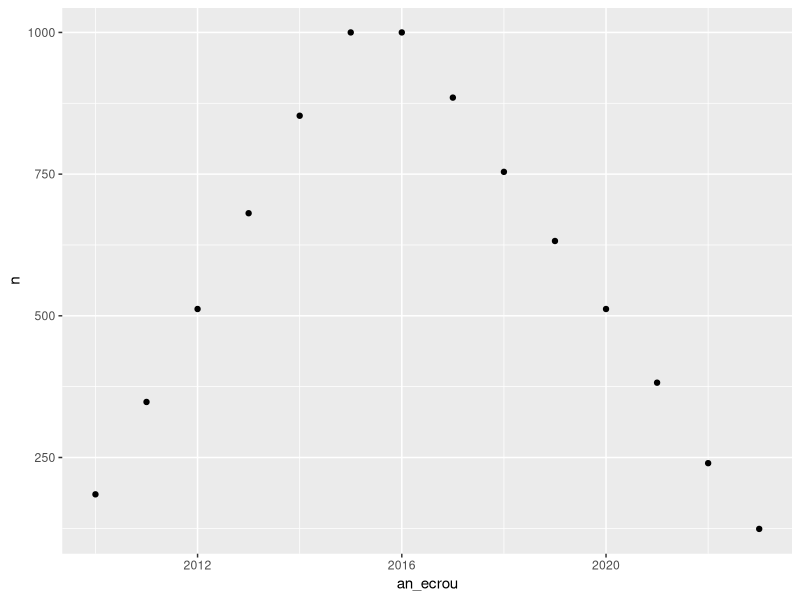

The R source for this figure:
library(tidyverse)

set.seed(2024) # aléa

ecrou <- tibble(
  per_id = str_pad(1:1000, 6, pad = "0"),
  an_deb = sample(2010:2015, 1000, replace = T),
  an_fin = sample(2016:2023, 1000, replace = T)
)

ecrou

# on veut les années entre an_deb et an_fin, avec seq() et une fonction de purrr !!!
# j'ai essayé tant de fois, le truc le plus proche était rowwise() mais sans map()
# et ça a pris 10000 ans

# inspo : https://www.r-bloggers.com/2018/09/using-purrrs-map-family-functions-in-dplyrmutate/#google_vignette

seq(2010, 2019)

(ecrou0 <- ecrou %>% 
  mutate(an_ecrou = map2(an_deb, an_fin, seq)) 
)
# an_ecrou au format liste, du coup c'est du unnest(), et pas la super fonction
# separate_wider/longer_delim
# cf decouvrir_fonctions/unnest & 3MW/20231115

# format long, une colonne avec toutes les années de présence, top
ecrou0 %>% 
  unnest_longer(an_ecrou) 

# format wide, autant de colonne que le nombre max d'années de présence
ecrou0 %>% 
  unnest_wider(an_ecrou, names_sep = "_") 
# ça fait très bien le travail, mais dans les cas de longues incarcérations,
# ça gonfle trop le nombre de colonne et je pense que mon PC n'appréciera pas.

# CCL => unnest_longer()
# c'est une manip que j'essaie de faire depuis juillet 2023, et hop je trouve
# la soluce en 4 petites lignes de code

# c'est à faire dans les cas où je dois faire des comptages de tête par an, mais 
# je dois enlever toutes les autres colonnes qui ne sont pas le nm_ecrou_init 
# et la colonne des années 

# petite visualisation
ecrou0 %>% 
  unnest_longer(an_ecrou) %>% 
  count(an_ecrou) %>% 
  ggplot(aes(x = an_ecrou, y = n)) +
  geom_point()
